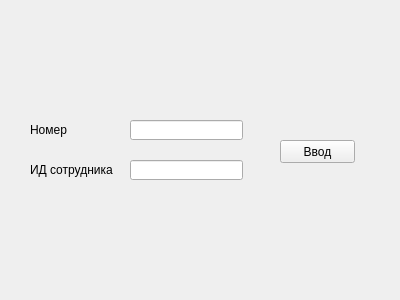
<?xml version="1.0" encoding="UTF-8"?>
<ui version="4.0">
 <class>Form3</class>
 <widget class="QWidget" name="Form3">
  <property name="geometry">
   <rect>
    <x>0</x>
    <y>0</y>
    <width>400</width>
    <height>300</height>
   </rect>
  </property>
  <property name="windowTitle">
   <string>Form</string>
  </property>
  <widget class="QPushButton" name="pushButton">
   <property name="geometry">
    <rect>
     <x>280</x>
     <y>140</y>
     <width>75</width>
     <height>23</height>
    </rect>
   </property>
   <property name="text">
    <string>Ввод</string>
   </property>
  </widget>
  <widget class="QLineEdit" name="lineEdit">
   <property name="geometry">
    <rect>
     <x>130</x>
     <y>120</y>
     <width>113</width>
     <height>20</height>
    </rect>
   </property>
  </widget>
  <widget class="QLineEdit" name="lineEdit_2">
   <property name="geometry">
    <rect>
     <x>130</x>
     <y>160</y>
     <width>113</width>
     <height>20</height>
    </rect>
   </property>
  </widget>
  <widget class="QLabel" name="label_2">
   <property name="geometry">
    <rect>
     <x>30</x>
     <y>160</y>
     <width>91</width>
     <height>20</height>
    </rect>
   </property>
   <property name="text">
    <string>ИД сотрудника</string>
   </property>
  </widget>
  <widget class="QLabel" name="label_3">
   <property name="geometry">
    <rect>
     <x>30</x>
     <y>120</y>
     <width>91</width>
     <height>20</height>
    </rect>
   </property>
   <property name="text">
    <string>Номер</string>
   </property>
  </widget>
 </widget>
 <resources/>
 <connections/>
</ui>
